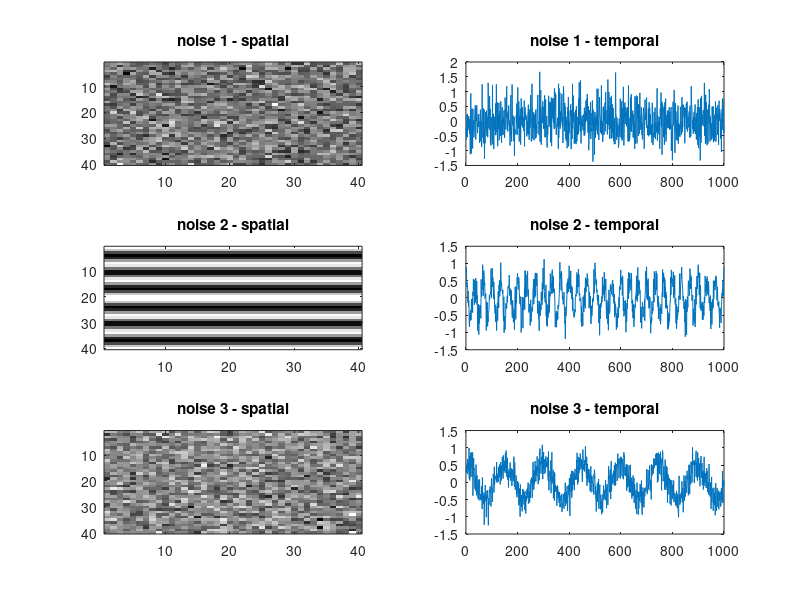

The MATLAB script that drew this image: (Note: this script raises an error after producing the figure.)
%% %%%%%%%%%%%%%%%%%%%%%%%%%%%% SIMULATION %%%%%%%%%%%%%%%%%%%%%%%%%%%%%
clear; close all; 
addpath("C:\Users\orica\Dropbox\fcns_and_decript");
addpath('C:\Users\orica\Dropbox\master degree\codes');
global fs 
T = 1000; fs = 100;
P = 1600;
m = sqrt(P);
signals = struct;
noises = struct;
% colors = [0 0 1; 0 1 0; 0 1 1; 1 0 0; 1 0 1];
stim_time = 10:20:90;
noiseSig = 0.5; % STD of the noise, change to 0.3 for theoretical SNR = 0 
runSummary = cell(4,1);
%% construct signals
[I,J] = ndgrid(1:m,1:m); r = 4; 
locs = [0.25 0.25; 0.25 0.75; 0.5 0.5; 0.75 0.25; 0.75 0.75]; 
locs = [0.4 0.4; 0.4 0.6; 0.5 0.5; 0.6 0.4; 0.6 0.6]; 
DC = 0.02; 
figure;ind2plot = [1,5,9,13,17];
amp = rand(1,5)*2; % [1.63 1.81 0.25 1.83 1.26
for i=1:5
    signals(i).time = 50.*amp(i)/0.4*normpdf(0:0.1:(T-1)/10,stim_time(i),1);
    signals(i).space = imgaussfilt(double((I-m*locs(i,1)).^2+(J-m*locs(i,2)).^2<r^2),sqrt(r))+DC; % what is larger than r^2 is 1 (white), what is smaller is 0 (black)
%     subplot(3,6,ind2plot(i)) 
%     imagesc(signals(i).space); colormap(gray);
%     title(['sig. ' num2str(i) ' - spatial']);
%     subplot(3,6,ind2plot(i)+1)
%     plot(signals(i).time);
%     title(['sig. ' num2str(i) ' - temporal']);
%     xticks([0 100:200:T]);
end
% figure;imagesc(signals(1).space +signals(2).space +signals(3).space +signals(4).space +signals(5).space);
%% construct noise
t = linspace(0,(T-1)./fs,T);
[I1,I2] = ndgrid([repmat(linspace(0,2*pi,m/2),1,2)]',[repmat(linspace(0,2*pi,m/2),1,2)]);
noises(1).time = normrnd(0,noiseSig,T,1);
noises(1).space = normrnd(0,1,m,m);%cos(I1);
noises(2).time = noiseSig*cos(2*pi*3.*t')+normrnd(0,noiseSig/2,T,1);
noises(2).space = cos(3.*I1);
noises(3).time = noiseSig*cos(2*pi*0.67.*t')+normrnd(0,noiseSig/2,T,1);
noises(3).space = normrnd(0,1,m,m);
figure; ind2plot = [1,3,5];
for i=1:length(noises)
    subplot(3,2,ind2plot(i))
    imagesc(noises(i).space); colormap(gray);
    title(['noise ' num2str(i) ' - spatial']);
    subplot(3,2,ind2plot(i)+1)
    plot(noises(i).time);
    title(['noise ' num2str(i) ' - temporal']);
end
%% construct Z and show 9 frames
Z = zeros(m*m,T); % preallocate memory
for i = 1:T
    Z(:,i) = reshape( ...
        signals(1).time(i)*signals(1).space+signals(2).time(i)*signals(2).space+...
        signals(3).time(i)*signals(3).space+signals(4).time(i)*signals(4).space+...
        signals(5).time(i)*signals(5).space+...
        noises(1).time(i)*noises(1).space+...
        noises(2).time(i)*noises(2).space+...
        noises(3).time(i)*noises(3).space...
        ,[],1);
end
% for i=1:size(Z,1) % iterate pixels and add exponential trend)
%     ZZ(i,:) = Z(i,:)+(0.5.*exp(-t./4));
% end
% figure; suptitle('the recorded signal (Z) at random frames');
% ind2show = sort([100;502;899;randi(1000,7,1)]);
% for i=1:length(ind2show)
%     subplot(2,5,i)
%     imshow(reshape(Z(:,ind2show(i)),m,[])); colormap(gray);
%     title(['Frame #: ' num2str(ind2show(i))]);
% end
theoreticalSig = zeros(length(signals(1).time),length(signals));
for i=1:length(signals)
    theoreticalSig(:,i) = normpdf(0:0.1:(T-1)/10,stim_time(i),1);
end
[ZZ,ZZZ,ZZZZ,betas] = GLM_VSDI(Z,[0.67 3],theoreticalSig);
mapGLM = rshp(betas(6:end,:)');
retinotopicMapGLM = retinotopicMapFromIndividualMaps(mapGLM,2);
%% calc performance measures between theoretical signal and plain average 
for i=1:length(signals)
    [~,I] = max(signals(i).time);
    mapORIG(:,:,i) = reshape(mean(ZZ(:,I-25:I+25),2),40,40);
    [origMSE(i),origPSNR(i),origCNR(i),origMSSIM(i),origCorr(i),origCP(i)] = getPerformance( mapORIG(:,:,i),signals(i).space,signals(i).space~=DC,signals(i).space==DC);
%     figure;imagesc(reshape(mean(Z(:,I-25:I+25),2),40,40));
end
retinotopicMapOrig = retinotopicMapFromIndividualMaps(mapORIG,2);
%% ============================= TSCA ===================================
noiseNew.time = eye(T)/T; noiseNew.space = []; map = zeros(m,m,length(signals));
noise2New.time = cos(2*pi*3.*t'); noise2New.space = [];%createToeplitz(0.67,0.1,1,1,T)+normrnd(0,noiseSig/2,T,1);
noise3New.time = cos(2*pi*0.67.*t'); noise3New.space = [];%createToeplitz(3,0.1,1,1,T)+normrnd(0,noiseSig/2,T,1);
for i=1:length(signals)
    sig.time = normpdf(0:0.1:(T-1)/10,stim_time(i),1);
    [projected,components,D,Alpha,output] = tscaFunc(Z - mean(Z(:)),sig,[noiseNew noise2New noise3New],[1 -0.25*ones(1,3)],100,1);
%     [projected,components,D,Alpha,output] = tscaFunc(ZZZ - mean(ZZZ(:)),sig,[noiseNew],[1 -0.2*ones(1,1)],100,1);
%     [projected,components,D,Alpha,output] = tscaFunc(Z - mean(Z(:)),sig,[noiseNew noise2New noise3New signals(setdiff(1:5,i))],[1 -0.2*ones(1,7)],100,1);
%     tscaAnalyze(output,3,[],0,T);
    [correlation(i),I] = max(corr(abs(projected'),sig.time')); % get the index of component with highest correlation to original signal
    map(:,:,i) = abs(reshape(components(:,I),m,m));
    [tscaMSE(i),tscaPSNR(i),tscaCNR(i),tscaMSSIM(i),tscaCorr(i),tscaCP(i)] = getPerformance(map(:,:,i),signals(i).space,signals(i).space~=DC,signals(i).space==DC);
end
retinotopicMapTSCA = retinotopicMapFromIndividualMaps(map,correlation,2);
% [maxmap,maxind] = max(map,[],3); maxmap = maxmap(:); maxind = maxind(:);
% % map22 = colors(maxind,:); map22(maxmap(:)< prctile(maxmap(:),70),:) = repmat([0 0 0],length(find(maxmap(:)< prctile(maxmap(:),70))),1);
% retinotopicMap = hsv2rgb(maxind/length(unique(maxind)),ones(size(maxind)),(maxmap-min(maxmap))./(max(maxmap)-min(maxmap)));
% figure;imagesc(reshape(retinotopicMap,40,40,3));
%% ========================== Nadav's method ===========================
mapN = zeros(m,m,length(signals));
for i=1:length(signals)
    thisSig = ZZZ(:,stim_time(i)*10-99:stim_time(i)*10+100); 
    [ind_mx1 w_mx i_rx w_rx]=xplmts(thisSig,80,mean(thisSig(:)),[0.9 1.1],[mean(thisSig(:))+2*std(thisSig(:)) 30],3);
    mapN(:,:,i) = reshape(ind_mx1,40,40);
%     figure;imagesc(reshape(mapN(:,:,i),40,40));colormap(gray);
    [nadavMSE(i),nadavPSNR(i),nadavCNR(i),nadavMSSIM(i),nadavCorr(i),nadavCP(i)] = getPerformance(mapN(:,:,i),signals(i).space,signals(i).space~=DC,signals(i).space==DC);
end
retinotopicMapNADAV = retinotopicMapFromIndividualMaps(mapN,3);
%% ======================== Correlation method =========================
normalizedZ = (ZZ-mean(ZZ,2))./std(ZZ,[],2);
mapsCorr = normalizedZ*theoreticalSig; mapsCorr = rshp(mapsCorr);
retinotopicMapCorr = retinotopicMapFromIndividualMaps(mapsCorr,2);

%% ========================== T_max method =============================
refff = normpdf(0:0.1:(T-1)/10,10,1);
for i=1:size(ZZZ,1)
    [rtemp,lags] = xcorr(ZZZ(i,:),refff);
    [r(i),I] = max(rtemp);
    tmax(i) = lags(I);
end
tmax(r<mean(r)+0*std(r)) = -100;
A = tmax;
B = [-100, 0:200:800];  
[~,I] = min(abs(bsxfun(@minus,A,B')));
Anew = B(I);
for i=1:length(signals)
    temp = zeros(size(Anew))';
    temp(Anew == B(i+1)) = 1;
    temp(temp==1) = r(temp==1);
    mapT(:,:,i) = reshape(temp,40,40);
    [T_MSE(i),T_PSNR(i),T_CNR(i),T_MSSIM(i),T_corr(i),T_CP(i)] = getPerformance(mapT(:,:,i),signals(i).space,signals(i).space~=DC,signals(i).space==DC);
end
retinotopicMapTmax = retinotopicMapFromIndividualMaps(mapT,2,'Tmax',80);
% tmax2 = Anew';
% tmax2(tmax2>=0) = (tmax2(tmax2>=0)./100+2)./2; tmax22 = zeros(length(tmax2),3);% transform 0,200,400,600,800 to 1,2,3,4,5 
% tmax22(tmax2>0,:) = colors(tmax2(tmax2>0),:);
% figure;imagesc(reshape(tmax22,40,40,3));
% close all;
runSummary{1} = [origMSE;origPSNR;origCNR;origMSSIM;origCorr;origCP];
runSummary{2} = [nadavMSE;nadavPSNR;nadavCNR;nadavMSSIM;nadavCorr;nadavCP];
runSummary{3} = [tscaMSE;tscaPSNR;tscaCNR;tscaMSSIM;tscaCorr;tscaCP];
runSummary{4} = [T_MSE;T_PSNR;T_CNR;T_MSSIM;T_corr;T_CP];

%% Compare results
ORIG = cat(3,runSummary{1,:});
NADAV = cat(3,runSummary{2,:}); NADAV(isnan(NADAV)) = 0;
TSCA = cat(3,runSummary{3,:});
Tmax = cat(3,runSummary{4,:}); Tmax(isinf(Tmax)) = 100; Tmax(isnan(Tmax)) = 0;
Title = {'MSE','PSNR','CNR','MSSIM','Corr','CP'};
Title2 = {'TSCA','T max','Nadav','Original'};
retMaps = {retinotopicMapTSCA,retinotopicMapTmax,retinotopicMapNADAV,retinotopicMapOrig};
% figure(kk);suptitle(['Noise STD = ' num2str(noiseSig(kk))]); 
figure(kk*10);suptitle(['Theoretical SNR = ' num2str(10*log10(0.3/noiseSig))]);
figure(kk*100);suptitle(['Theoretical SNR = ' num2str(10*log10(0.3/noiseSig))]);
for i=1:6 % iterate the 6 performance measures
%     figure(kk);
%     subplot(2,3,i); 
%     hold on;
%     plot(mean(TSCA(i,:,:),3),'*r','MarkerSize',10);
%     plot(mean(Tmax(i,:,:),3),'*g','MarkerSize',10);
%     plot(mean(NADAV(i,:,:),3),'*k','MarkerSize',10);
%     plot(mean(ORIG(i,:,:),3),'*b','MarkerSize',10);
%     legend('tsca','T','Nadav','orig'); title([Title{i} ' between reconstructed and original image']); ylabel(Title{i}); xlabel('sig #');
    figure(kk*10);
    subplot(2,3,i) 
    boxplot([squeeze(mean(TSCA(i,:,:),2)) squeeze(mean(Tmax(i,:,:),2)) squeeze(mean(NADAV(i,:,:),2)) squeeze(mean(ORIG(i,:,:),2))],char({'tsca';'T';'Nadav';'orig'}));
    title(Title{i});
    if i<=4
       figure(kk*100);
       subplot(2,2,i)
       imagesc(reshape(retMaps{i},40,40,3)); title([Title2{i} ' Retinotopic Map']);
       
    end
end

